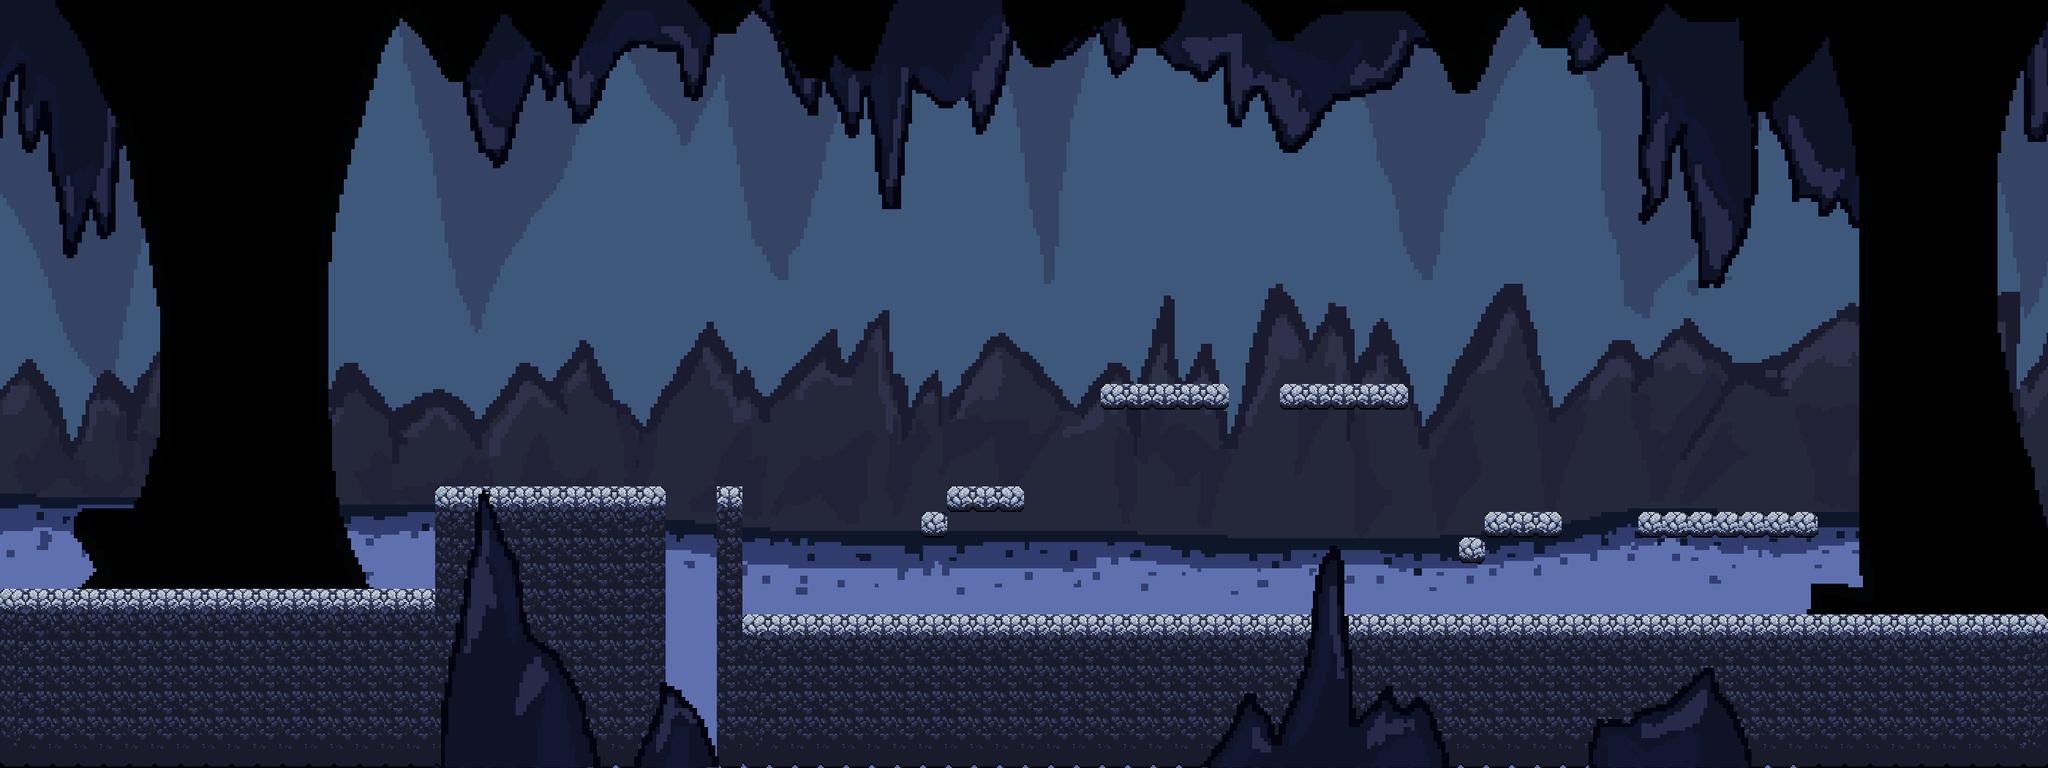

Tiled map render using the project's own tile images. Description and the map definition, with tile-layer contents summarised, below:
An orthogonal 80x30 tile map with 35x35 px tiles, 1 tile layer (Tiles), 2 tilesets, 2 image layers and 20 objects (2x ExtraLife, mainPlayer, me.Trigger, PointEntity, FairyEntity, ...).

<map version="1.10" tiledversion="1.10.1" orientation="orthogonal" renderorder="right-down" width="80" height="30" tilewidth="35" tileheight="35" infinite="0" nextlayerid="13" nextobjectid="37">
 <tileset firstgid="1" source="TileLeaf.tsx" />
 <tileset firstgid="65" source="cave_tiles.tsx" />
 <imagelayer id="2" name="Hintergrund">
  <image source="CaveWeltBackground-2.png" width="2800" height="1050" />
 </imagelayer>
 <layer id="1" name="Tiles" width="80" height="30">
  <data>[2400 cells, 560 non-empty, 13 distinct tile ids]</data>
 </layer>
 <objectgroup color="#00ff00" id="9" name="Player">
  <object id="20" name="mainPlayer" x="1" y="734" width="72" height="68" />
  <object id="22" name="me.Trigger" x="2738.67" y="780" width="58.6667" height="56">
   <properties>
    <property name="to" value="CaveWelt-3" />
   </properties>
  </object>
 </objectgroup>
 <imagelayer id="8" name="Vordergrund">
  <image source="CaveWeltForeground-2.png" width="2800" height="1050" />
 </imagelayer>
 <objectgroup color="#ff0000" id="4" name="Boss" />
 <objectgroup color="#ffff00" id="12" name="Point">
  <object id="30" name="PointEntity" x="2050.11" y="659.166" width="34" height="36.6667" />
 </objectgroup>
 <objectgroup color="#0000ff" id="6" name="FeeTrigger">
  <object id="25" name="FairyEntity" x="2282.23" y="474.744" width="190.392" height="205.228" />
 </objectgroup>
 <objectgroup color="#ff00ff" id="11" name="life">
  <object id="27" name="ExtraLife" x="1256.09" y="640.41" width="51.9251" height="49.4525" />
  <object id="28" name="ExtraLife" x="1550.34" y="474.744" width="46.9799" height="46.9799" />
 </objectgroup>
 <objectgroup color="#0000ff" id="5" name="BossTrigger">
  <object id="4" name="BossTrigger" x="979.773" y="179.466" width="37.3333" height="480">
   <properties>
    <property name="frameheight" value="80" />
    <property name="framewidth" value="130" />
    <property name="spawn_height" value="456.00" />
    <property name="spawn_width" value="841.33" />
    <property name="x_spawn" value="1293.33" />
    <property name="y_spawn" value="381.33" />
   </properties>
  </object>
 </objectgroup>
 <objectgroup color="#ff0000" id="3" name="Spider">
  <object id="1" name="SpiderEntity" x="628.667" y="613" width="256" height="50">
   <properties>
    <property name="frameheight" value="50" />
    <property name="framewidth" value="79" />
   </properties>
  </object>
  <object id="2" x="754.667" y="1.33333" width="1.33333" height="660" />
 </objectgroup>
 <objectgroup color="#0000ff" id="10" name="SpiderTrigger" />
 <objectgroup id="7" name="Collision">
  <object id="8" x="0" y="802.667" width="909.333" height="246.667" />
  <object id="9" x="594.667" y="664" width="316" height="138.667" />
  <object id="10" x="981.333" y="661.333" width="33.3333" height="388" />
  <object id="11" x="1013.33" y="837.333" width="1929.33" height="212" />
  <object id="12" x="2240" y="697.333" width="242.667" height="37.3333" />
  <object id="13" x="2030" y="700.667" width="103.333" height="34.6667" />
  <object id="14" x="1997.33" y="735.333" width="28.6667" height="32.6667" />
  <object id="15" x="1750" y="524.667" width="173.333" height="34" />
  <object id="16" x="1259.33" y="698.667" width="34" height="38.6667" />
  <object id="17" x="1292.67" y="664.667" width="107.333" height="35.3333" />
  <object id="18" x="1504" y="523.333" width="176" height="38" />
 </objectgroup>
</map>
